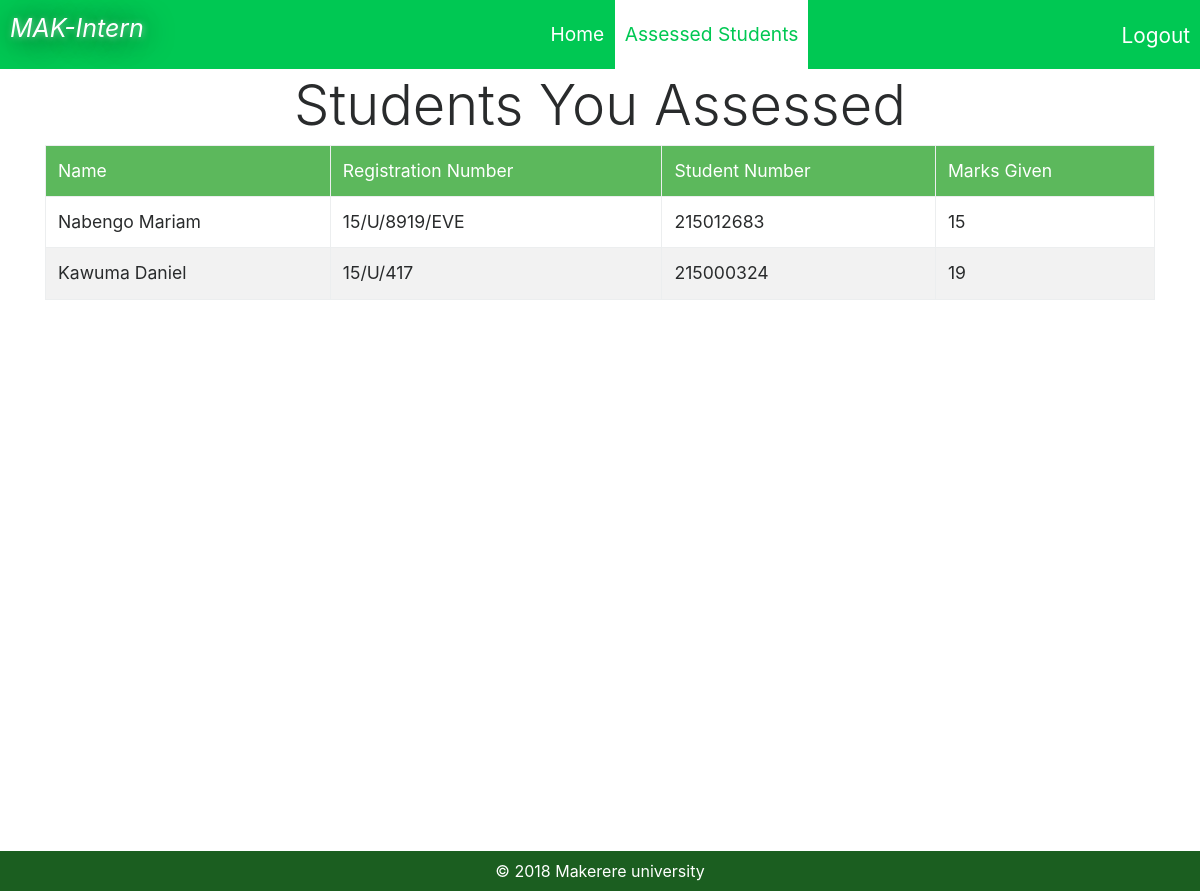
/users/field/assess.php (signed in), run on the app's committed database.
### tables this page shows
CREATE TABLE `student` (
  `id` int(11) NOT NULL,
  `name` varchar(100) NOT NULL,
  `student_number` varchar(45) NOT NULL,
  `reg_number` varchar(45) NOT NULL,
  `academic_supervisor_id` int(11) NOT NULL,
  `field_supervisor_id` int(11) DEFAULT NULL,
  `college_id` int(11) NOT NULL,
  `field_sipervisor_field_marks` int(11) DEFAULT NULL,
  `accademic_supervisor_field_marks` int(11) DEFAULT NULL,
  `report_marks` int(11) DEFAULT NULL,
  `logbook_marks` int(11) DEFAULT NULL,
  `marks` int(11) DEFAULT NULL,
  `company_details` text,
  `exel_status` varchar(20) NOT NULL,
  `course_id` int(11) NOT NULL
);

### php/classes/Student.php (called while the page is built, shortened)
<?php
class Student{
    public static function getStudentsByFieldSupervisor($db, $supervisor_id){
        $sql ='SELECT * FROM student WHERE field_supervisor_id = :field_supervisor_id';
        $stmt = $db->prepare($sql);
        $stmt->bindParam(":field_supervisor_id", $supervisor_id);
        $stmt->execute();
        $resultset = $stmt->fetchAll(PDO::FETCH_ASSOC);
        return $resultset;
    }
}

### users/field/assess.php (the view, shortened to what this page needs)
<?php
require_once('../../php/db.php');
if(isset($_SESSION['field_supervisor'])){
    $user = $_SESSION['field_supervisor'];
}else{
    header('Location: ../../index.php');
}
$students = Student::getStudentsByFieldSupervisor($db, $user['id']);
?>
<!DOCTYPE html>
<html lang="en">
<head>
<link rel="stylesheet" href="../../assets/css/bootstrap-reboot.min.css">
    <link rel="stylesheet" href="../../assets/css/bootstrap-grid.min.css">
    <link rel="stylesheet" href="../../assets/css/bootstrap.min.css">
    <link rel="stylesheet" href="../../assets/css/navbar.css">
    <link rel="stylesheet" href="../../assets/css/style.css">
    <link rel="stylesheet" href="../../assets/css/accademic.css">
</head>
<body>
<div class="mynavbar">
    <a href="index.php" class="mybrand">MAK-Intern</a>
    <ul class="mynav">
      <li class="mynav-link">
        <a href="index.php" class="">Home</a>
      </li>
      <li class="mynav-link">
        <a href="assess.php" class="myactive">Assessed Students</a>
      </li>
    </ul>
      <a href="../../logout.php" class="logout">Logout</a>
</div>
<div class="container">
<h3 class="text-center display-4">Students You Assessed</h3>
    <table class="table table-bordered table-striped">
        <tr class="bg-success text-white text-capitalize">
            <td>name</td>
            <td>registration number</td>
            <td>student number</td>
            <td>marks given</td>
        </tr>
        <?php foreach($students as $student){
            ?>
            <tr>
                <td><?php echo $student['name']; ?></td>
                <td><?php echo $student['reg_number']; ?></td>
                <td><?php echo $student['student_number']; ?></td>
                <td><?php echo $student['field_sipervisor_field_marks']; ?></td>
            </tr>
            <?php
        } ?>
    </table>
</div>
<div class="footer">
    <p>&copy; <?php echo date('Y'); ?> Makerere university</p>
</div>
</body>
</html>

### assets/css/navbar.css (style rules this page uses)
.mynavbar { background-color:#00c853;position:fixed;width:100%;top:0;left:0;z-index:1 }
.mynavbar .mybrand { text-decoration:none;padding:10px;float:left;color:#fff;font-size:25px;font-style:italic;text-shadow:rgba(255,255,255,.49) 1px 1px 6px,#000 2px 3px 30px }
.mynavbar .mynav { padding:0;margin:0;text-align:center;font-size:1.2rem }
.mynavbar .mynav-link { list-style:none;display:inline }
.mynavbar .mynav a { text-decoration:none;padding:20px 10px;display:inline-block;color:#fff;margin-left:-5px }
.mynavbar .mynav .myactive { text-decoration:none;padding:20px 10px;display:inline-block;color:#00c853;background-color:#fff;margin-left:-5px }
.mynavbar .logout { text-decoration:none;font-size:1.3rem;padding:20px 10px;position:absolute;right:0;top:0;color:#fff }

### assets/css/style.css (style rules this page uses)
.footer { text-align:center;width:100%;color:#fff;margin-top:1rem;position:relative;bottom:0;background-color:#1b5e20;padding:.5rem }
.footer p { margin:0 }
.container { min-height:95vh }

### assets/css/accademic.css (style rules this page uses)
body { padding-top:75px }
table { font-size:1.1rem }

### data on the page
student: name "Nabengo Mariam", reg_number "15/U/8919/EVE", student_number "215012683", field_sipervisor_field_marks "15"
student: name "Kawuma Daniel", reg_number "15/U/417", student_number "215000324", field_sipervisor_field_marks "19"
